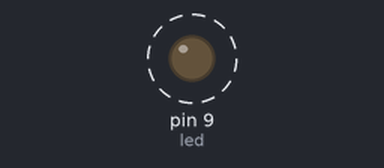
A sketch run on a simulated Arduino Uno, built with avr-gcc and run on an emulated ATmega328P. On the bench: output pins drawn as LEDs (lit = HIGH). Dashed ring = blinking.

Above: at 0.7 s.
Timing chart, 0 to 4.6 s (numbered marks = the images above):
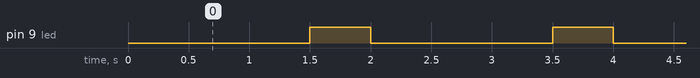

The sketch:

sheet1_problem1_code.ino
```cpp
int led = 9;
void setup() {
 pinMode(led, OUTPUT);
}
void loop() {
digitalWrite(led,LOW);
delay(1500);
digitalWrite(led,HIGH);
delay(500);

}
```

Measured:
- by itself, pin 9 (led): alternates HIGH for 0.50 s and LOW for 1.5 s
